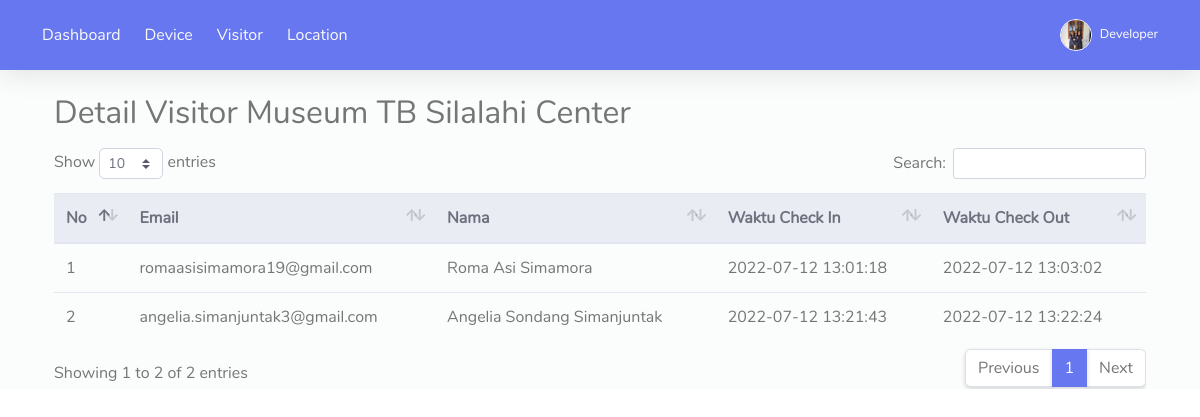
The page /visitor/dashboard/detail.php?id=1 (signed in) on the database its author committed.
### tables this page shows
CREATE TABLE `lokasi` (
  `id` int(11) NOT NULL,
  `nama_lokasi` varchar(128) NOT NULL,
  `alamat` text NOT NULL,
  `jam_operasional` varchar(50) NOT NULL,
  `jml_maximum` int(11) NOT NULL
);

CREATE TABLE `visitor` (
  `id` int(11) NOT NULL,
  `user_id` int(11) NOT NULL,
  `lokasi_id` int(11) NOT NULL,
  `device_id` int(11) NOT NULL,
  `checkin` int(11) NOT NULL DEFAULT 0,
  `waktu_checkin` varchar(50) DEFAULT NULL,
  `foto_checkin` varchar(128) DEFAULT NULL,
  `checkout` int(11) NOT NULL DEFAULT 0,
  `waktu_checkout` varchar(50) DEFAULT NULL,
  `foto_checkout` varchar(128) DEFAULT NULL
);

CREATE TABLE `user` (
  `id` int(11) NOT NULL,
  `uuid` int(11) NOT NULL,
  `nama` varchar(128) NOT NULL,
  `email` varchar(128) NOT NULL,
  `password` varchar(128) NOT NULL,
  `gambar_wajah` varchar(128) DEFAULT NULL,
  `level` enum('admin','visitor') NOT NULL
);

### visitor/function.php (called while the page is built, shortened)
<?php
function find($table, $id)
{
    $query = mysqli_query($GLOBALS['connection'], "SELECT * FROM $table WHERE id = $id");
    return $query->fetch_assoc();
}

### visitor/dashboard/detail.php (the view, shortened to what this page needs)
<?php
require('../layouts/header.php');
if (isset($_GET['id'])) {
    $no = 1;
    $id = $_GET['id'];
    $lokasi = find('lokasi', $id);
    $visitor = mysqli_query($connection, "SELECT * FROM visitor JOIN user ON visitor.user_id = user.id WHERE lokasi_id = $id ");
}
?>
<div class="row">
    <div class="col-md-12">
        <div class="table-responsive">
            <h2 class="mb-3">Detail Visitor <?= $lokasi['nama_lokasi'] ?></h2>
            <table class="table align-items-center table-flush table-hover" id="dataTableHover">
                <thead class="thead-light">
                    <tr>
                        <th>No</th>
                        <th>Email</th>
                        <th>Nama</th>
                        <th>Waktu Check In</th>
                        <th>Waktu Check Out</th>
                    </tr>
                </thead>
                <tbody>
                    <?php foreach ($visitor as $visit) : ?>
                        <tr>
                            <td><?= $no++ ?></td>
                            <td><?= $visit['email'] ?></td>
                            <td><?= $visit['nama'] ?></td>
                            <td><?= $visit['waktu_checkin'] ?? '-' ?></td>
                            <td><?= $visit['waktu_checkout'] ?? '-' ?></td>
                        </tr>
                    <?php endforeach; ?>
                </tbody>
            </table>
        </div>
    </div>
</div>
<?php require('../layouts/footer.php') ?>

### rows shown on the page
lokasi: nama_lokasi "Museum TB Silalahi Center"
visitor: user.email "romaasisimamora19@gmail.com", user.nama "Roma Asi Simamora", waktu_checkin "2022-07-12 13:01:18", waktu_checkout "2022-07-12 13:03:02"
visitor: user.email "angelia.simanjuntak3@gmail.com", user.nama "Angelia Sondang Simanjuntak", waktu_checkin "2022-07-12 13:21:43", waktu_checkout "2022-07-12 13:22:24"

### other values the page prints
$_SESSION['nama'] "Developer"
